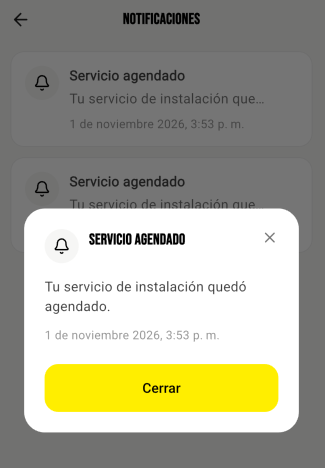
#> input picture app/docs/capturas-hu-1518-1579/p7-modal-detalle-original.png, 325 x 468 px; its folder holds 6 pictures in this run
$ python numerar-modal-detalle.py
#> lines starting #> are read from the running program, lines starting #| are printed output that depends on the picture
#!/usr/bin/env python3
"""Numera la captura del modal de detalle de la notificación.

    python3 docs/numerar-modal-detalle.py

Las demás capturas del documento se numeran midiendo el DOM de la app
(`capturar-plantilla.mjs`). Esta no: el modal todavía no existe en el
prototipo, así que la referencia es una captura de la versión actual que
pasó negocio. Los puntos están puestos a mano sobre esa imagen, y por eso
la sección 3.6 marca sus medidas como a confirmar.

Entra  capturas-hu-1518-1579/p7-modal-detalle-original.png
Sale   capturas-hu-1518-1579/p7-modal-detalle.png
"""

from pathlib import Path
from PIL import Image, ImageDraw, ImageFont

DOCS = Path(__file__).resolve().parent
CAPTURAS = DOCS / "capturas-hu-1518-1579"
ENTRA = CAPTURAS / "p7-modal-detalle-original.png"
SALE = CAPTURAS / "p7-modal-detalle.png"

ANCHO = 390          # el mismo ancho que las otras figuras
MARGEN = 62          # el aire de cada lado, donde van los números
RADIO = 12
SEPARACION = 28

# Cada punto: número, lado y a qué parte de la captura apunta, en las
# coordenadas de la imagen original (325 px de ancho).
PUNTOS = [
    {"n": 1, "lado": "izq", "x": 50, "y": 245},   # campana del tipo
    {"n": 2, "lado": "izq", "x": 88, "y": 239},   # título
    {"n": 3, "lado": "der", "x": 277, "y": 240},  # cerrar
    {"n": 4, "lado": "izq", "x": 45, "y": 290},   # texto completo
    {"n": 5, "lado": "izq", "x": 45, "y": 335},   # fecha y hora
    {"n": 6, "lado": "izq", "x": 45, "y": 388},   # botón Cerrar
]

AMARILLO = (255, 238, 0)
GRIS = (146, 146, 146)
NEGRO = (0, 0, 0)


def tipografia(cuerpo: int) -> ImageFont.ImageFont:
    for ruta in (
        "/System/Library/Fonts/Supplemental/Arial Bold.ttf",
        "/System/Library/Fonts/Helvetica.ttc",
    ):
        if Path(ruta).exists():
            return ImageFont.truetype(ruta, cuerpo)
    return ImageFont.load_default()


def main() -> None:
    original = Image.open(ENTRA).convert("RGB")
#> original is the input picture: PIL image 325x468 RGB; mean R, G, B 167, 165.8, 148.4
    escala = ANCHO / original.width
#> escala = 1.2
    foto = original.resize(
        (ANCHO, round(original.height * escala)), Image.LANCZOS
    )

    puntos = sorted(
        ({**p, "ax": p["x"] * escala, "ay": p["y"] * escala} for p in PUNTOS),
        key=lambda p: (round(p["ay"] / 16), p["n"]),
    )

    # Los globos no se pisan: si dos caen muy cerca, el de abajo baja.
    ultimo = {"izq": -999.0, "der": -999.0}
    for p in puntos:
        p["cy"] = max(p["ay"], RADIO + 2, ultimo[p["lado"]] + SEPARACION)
        ultimo[p["lado"]] = p["cy"]
#> after the loop, ultimo = {'izq': 465.6, 'der': 288}

    alto = max(foto.height, round(max(p["cy"] for p in puntos) + RADIO + 4))
#> alto = 562
    lienzo = Image.new("RGB", (MARGEN * 2 + ANCHO, alto), (255, 255, 255))
#> lienzo: PIL image 514x562 RGB; every value is 255
    lienzo.paste(foto, (MARGEN, 0))
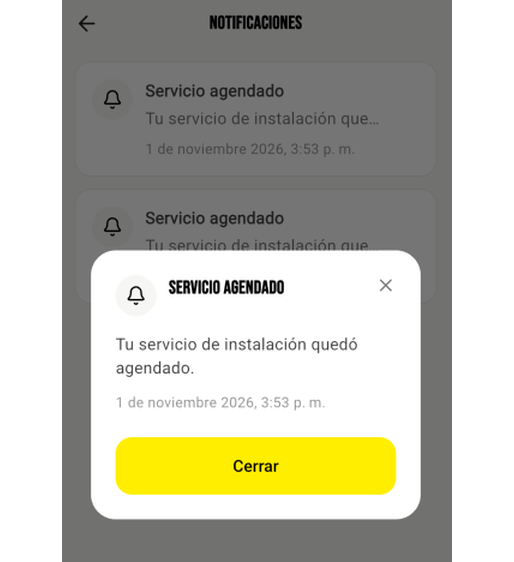
#> lienzo: PIL image 514x562 RGB; mean R, G, B 188.2, 187.3, 174.1

    dibujo = ImageDraw.Draw(lienzo)
    fuente = tipografia(13)

    for p in puntos:
        izq = p["lado"] == "izq"
        cx = MARGEN / 2 if izq else MARGEN + ANCHO + MARGEN / 2
        ax = MARGEN + p["ax"]
        ay = min(max(p["ay"], 2), foto.height - 2)
        bx = cx + RADIO if izq else cx - RADIO

        dibujo.line([(bx, p["cy"]), (ax, ay)], fill=GRIS, width=1)
        dibujo.ellipse([ax - 2, ay - 2, ax + 2, ay + 2], fill=GRIS)
        dibujo.ellipse(
            [cx - RADIO, p["cy"] - RADIO, cx + RADIO, p["cy"] + RADIO],
            fill=AMARILLO,
        )
        dibujo.text(
            (cx, p["cy"]), str(p["n"]), fill=NEGRO, font=fuente, anchor="mm"
        )

    lienzo.save(SALE)
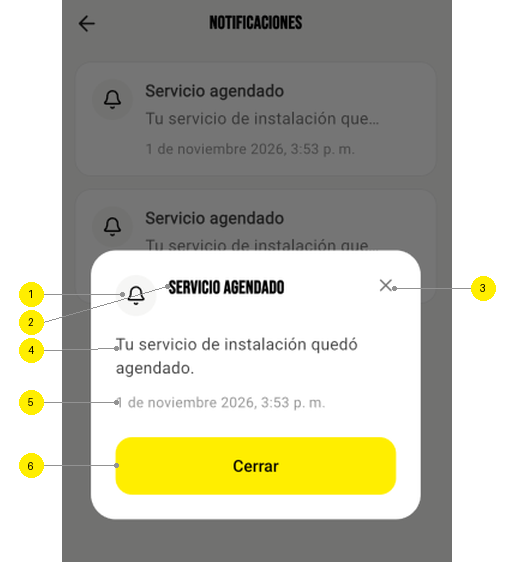
#> saved as p7-modal-detalle.png: PIL image 514x562 RGB; mean R, G, B 188, 186.9, 171.4
    print(f"escrito {SALE.relative_to(DOCS.parent)}  {lienzo.width}x{lienzo.height}")
#| escrito docs/capturas-hu-1518-1579/p7-modal-detalle.png  514x562


if __name__ == "__main__":
    main()
